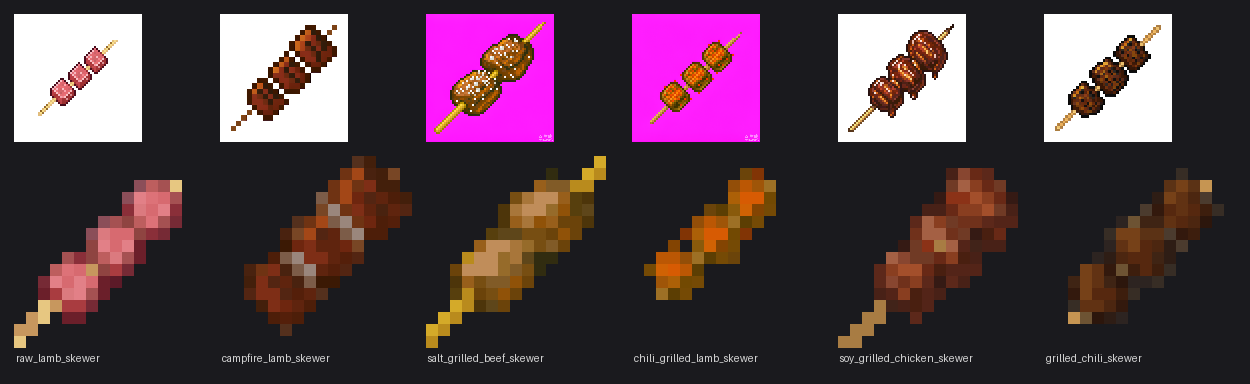
#> input picture tools/textures/preview_ai_proto.png, 1250 x 384 px
$ python -i ai_to_pixel16.py   (imports and definitions only)
#> lines starting #> are read from the running program, lines starting #| are printed output that depends on the picture
#> in to16, im is the input picture: PIL image 1250x384 RGBA; mean R, G, B, A 82.2, 59.9, 69, 255
#!/usr/bin/env python
"""AI 生图 -> 16/32x32 Minecraft 物品贴图管线。

用法:把 ImageGen 产出的 1024x1024 原图路径与目标名写进 JOBS,运行本脚本。
     SIZE 环境变量可切换输出分辨率(默认 32)。
前提:原图背景为纯白或纯洋红(生成时 prompt 指定 #FF00FF 底最稳);
     透明背景常被模型画成棋盘格,不可信,一律按白底处理。

管线:key_bg_flood 边界泛洪抠底(保护内部高光/盐粒)-> 方形补齐 ->
     预乘 alpha BOX 降采样(消暗边)-> MEDIANCUT 量化无抖动 ->
     孤点清理。输出到 ai_px/<name>.png。
"""
import os
import sys
from collections import deque

from PIL import Image, ImageChops, ImageDraw

HERE = os.path.dirname(os.path.abspath(__file__))
OUT_DIR = os.path.join(HERE, "ai_px")
SIZE = int(os.environ.get("SIZE", "32"))

# (源图路径, 目标贴图名)
JOBS = [
]


def key_bg_flood(im):
    """边界泛洪:从四边清除连通的近白/近洋红背景,不碰内部高光。"""
    im = im.resize((256, 256), Image.LANCZOS)
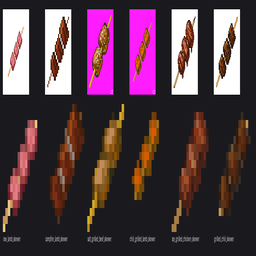
#> im: PIL image 256x256 RGBA; mean R, G, B, A 81.9, 59.6, 68.6, 255
    p = im.load()

    def is_bg(c):
        r, g, b = c[0], c[1], c[2]
        white = r > 225 and g > 225 and b > 225
        mag = r > 140 and b > 140 and g < 150 and (r + b) - 2 * g > 100
        return white or mag

    seen = [[False] * 256 for _ in range(256)]
    dq = deque()
    for i in range(256):
        for x, y in ((i, 0), (i, 255), (0, i), (255, i)):
            if not seen[y][x] and is_bg(p[x, y]):
                seen[y][x] = True
                dq.append((x, y))
    while dq:
        x, y = dq.popleft()
        p[x, y] = (0, 0, 0, 0)
        for dx, dy in ((1, 0), (-1, 0), (0, 1), (0, -1)):
            xx, yy = x + dx, y + dy
            if 0 <= xx < 256 and 0 <= yy < 256 and not seen[yy][xx] and is_bg(p[xx, yy]):
                seen[yy][xx] = True
                dq.append((xx, yy))
    return im


def denoise(px16):
    """孤点/悬链清理:反复移除 8 邻域不透明数 <=1 的像素。"""
    w, h = px16.size
    p = px16.load()
    changed = True
    while changed:
        changed = False
        kill = []
        for y in range(h):
            for x in range(w):
                if p[x, y][3] == 0:
                    continue
                n = sum(1 for dy in (-1, 0, 1) for dx in (-1, 0, 1)
                        if (dx or dy) and 0 <= x + dx < w and 0 <= y + dy < h
                        and p[x + dx, y + dy][3] > 0)
                if n <= 1:
                    kill.append((x, y))
        if kill:
            changed = True
            for x, y in kill:
                p[x, y] = (0, 0, 0, 0)
    return px16


def to16(src, size=SIZE):
    im = Image.open(src).convert("RGBA")
    im = key_bg_flood(im)
    im = im.crop(im.getbbox())
    s = max(im.size)
#> s = 256
    sq = Image.new("RGBA", (s, s), (0, 0, 0, 0))
#> sq: PIL image 256x256 RGBA; every value is 0
    sq.paste(im, ((s - im.width) // 2, (s - im.height) // 2))
    r, g, b, a = sq.split()
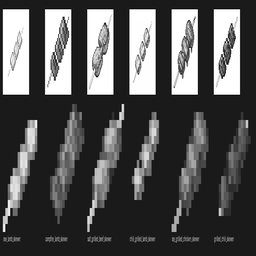
#> r: PIL image 256x256 L; min 0, max 255, mean 81.9
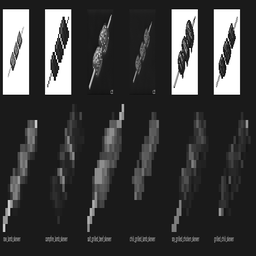
#> g: PIL image 256x256 L; min 0, max 255, mean 59.6
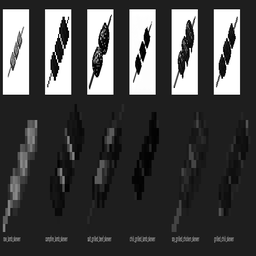
#> b: PIL image 256x256 L; min 0, max 255, mean 68.6
#> a: PIL image 256x256 L; every value is 255
    pm = Image.merge("RGB", tuple(ImageChops.multiply(ch, a) for ch in (r, g, b)))
    pm_s = pm.resize((size, size), Image.BOX)
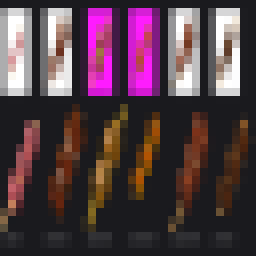
#> pm_s: PIL image 32x32 RGB (shown 8 times larger); mean R, G, B 81.9, 59.7, 68.7
    a_s = a.resize((size, size), Image.BOX)
#> a_s: PIL image 32x32 L; every value is 255
    pp, pa = pm_s.load(), a_s.load()
    rgb_flat = Image.new("RGB", (size, size))
#> rgb_flat: PIL image 32x32 RGB; every value is 0
    alpha = Image.new("L", (size, size), 0)
#> alpha: PIL image 32x32 L; every value is 0
    prf, paa = rgb_flat.load(), alpha.load()
    for y in range(size):
        for x in range(size):
            A = pa[x, y]
            if A > 60:
                rr, gg, bb = pp[x, y]
                prf[x, y] = (min(255, rr * 255 // A), min(255, gg * 255 // A),
                             min(255, bb * 255 // A))
                paa[x, y] = 255
    colors = 24 if size >= 32 else 16
    q = rgb_flat.quantize(colors=colors, method=Image.MEDIANCUT, kmeans=8).convert("RGB")
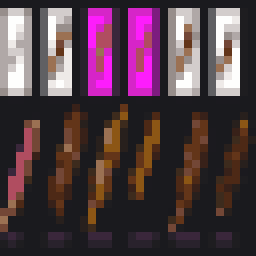
#> q: PIL image 32x32 RGB (shown 8 times larger); mean R, G, B 81.8, 59.7, 68.7
    out = q.convert("RGBA")
    out.putalpha(alpha)
    return denoise(out)


def preview(results, size=SIZE):
    cell, gut, label = size * 8, 14, 22
    w = len(results) * (cell + gut) + gut
    h = cell + label + 2 * gut
    sheet = Image.new("RGBA", (w, h), (26, 26, 30, 255))
    dr = ImageDraw.Draw(sheet)
    for i, name in enumerate(results):
        x = gut + i * (cell + gut)
        px = Image.open(os.path.join(OUT_DIR, name + ".png"))
        px = px.resize((cell, cell), Image.NEAREST)
        sheet.paste(px, (x, gut), px)
        dr.text((x + 2, gut + cell + 4), name, fill=(215, 215, 215, 255))
    sheet.save(os.path.join(HERE, f"preview_ai_{size}.png"))
    print("preview:", f"preview_ai_{size}.png")


def main():
    os.makedirs(OUT_DIR, exist_ok=True)
    done = []
    for src, name in JOBS:
        px = to16(src)
        px.save(os.path.join(OUT_DIR, name + ".png"))
        done.append(name)
        print(f"{SIZE}x{SIZE}:", name)
    if done:
        preview(done)


# [2 lines not run here, left out]

>>> result = to16('preview_ai_proto.png')
